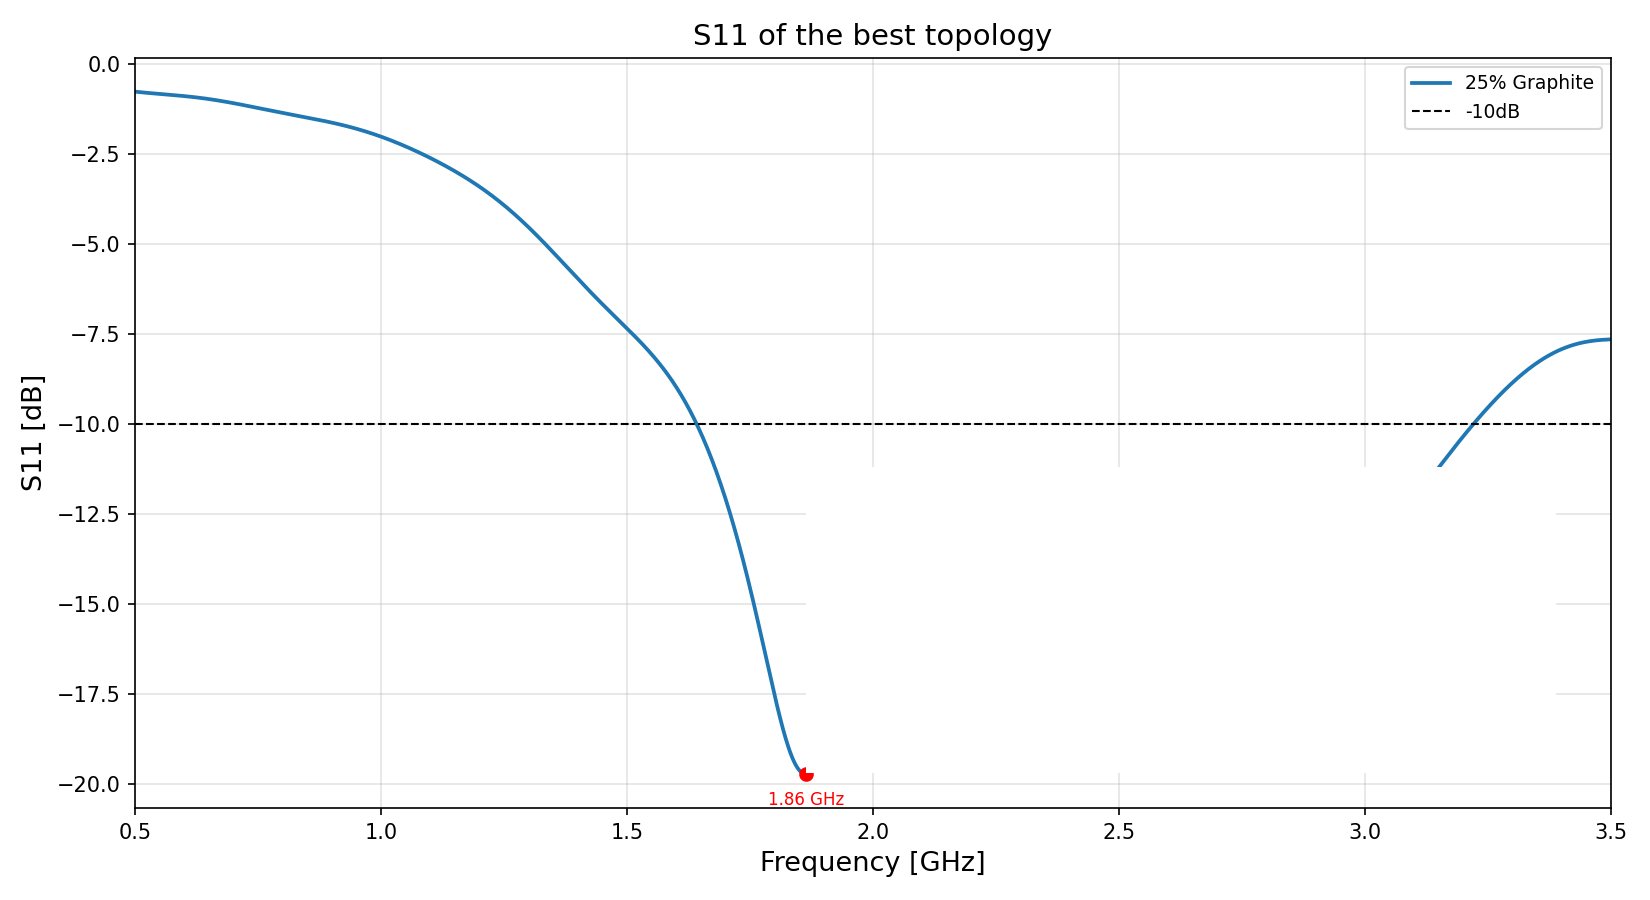

Write the Python code that produced this figure.
import matplotlib.pyplot as plt
import skrf as rf
from pathlib import Path
from scipy.signal import find_peaks
import numpy as np

def charger_touchstone(chemin: Path) -> rf.Network:
    return rf.Network(str(chemin))

files = {"25% Graphite": Path("matching_medium_s/g25.s2p")
}
fig, ax = plt.subplots(figsize=(11, 6))

freq_min = None
freq_max = None

for label, chemin in files.items():
    if not chemin.exists():
        print(f"Fichier non trouvé : {chemin}")
        continue
        
    reseau = charger_touchstone(chemin)
    freq_ghz = reseau.f / 1e9
    s11_db = reseau.s_db[:, 0, 0]

    ax.plot(freq_ghz, s11_db, linewidth=1.8, label=label)

    # Trouver les pics d'adaptation (minima locaux de S11)
    # find_peaks cherche les maxima, on passe donc -s11_db
    peaks, _ = find_peaks(-s11_db)
    
    if len(peaks) > 0:
        peak_freqs = freq_ghz[peaks]
        peak_values = s11_db[peaks]
        
        # Trier pour obtenir les 3 plus bas
        sorted_indices = np.argsort(peak_values)
        top_indices = sorted_indices[:3]
        
        print(f"\nLes 3 pics d'adaptations les plus bas pour {label} :")
        for i in top_indices:
            print(f"Fréquence : {peak_freqs[i]:.4f} GHz, S11 : {peak_values[i]:.2f} dB")
            # Ajouter un marqueur sur le graphique
            ax.plot(peak_freqs[i], peak_values[i], "ro")
            ax.annotate(f"{peak_freqs[i]:.2f} GHz", 
                        (peak_freqs[i], peak_values[i]),
                        textcoords="offset points", 
                        xytext=(0, -15), 
                        ha='center', 
                        fontsize=8,
                        color='red')

    if freq_min is None or freq_ghz[0] < freq_min:
        freq_min = freq_ghz[0]
    if freq_max is None or freq_ghz[-1] > freq_max:
        freq_max = freq_ghz[-1]

# indication line at -10dB
ax.axhline(y=-10, color='black', linestyle='--', linewidth=1, label="-10dB")

ax.set_xlabel('Frequency [GHz]', fontsize=13)
ax.set_ylabel('S11 [dB]', fontsize=13)
ax.set_title('S11 of the best topology', fontsize=14)
ax.grid(True, alpha=0.35)
if freq_min is not None and freq_max is not None:
    ax.set_xlim(freq_min, freq_max)
ax.legend(fontsize=9, loc='upper right')

plt.tight_layout()
plt.savefig("S11_goodmodel", dpi=150)
print("Graphique S11 sauvegardé dans S11_goodmodel.png")
